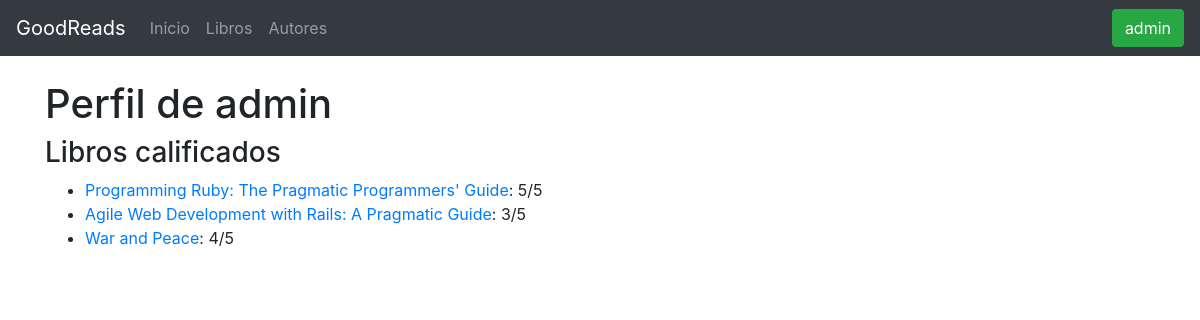
The app's page /profile (signed in) with its own data.
### core/models.py (models this page shows)
class User(AbstractUser):
    birthdate = models.DateField(null=True, blank=True)

class Rating(models.Model):
    libro = models.ForeignKey(Libro, on_delete=models.CASCADE, related_name="ratings")
    user = models.ForeignKey(User, on_delete=models.CASCADE, related_name="ratings")
    rating = models.PositiveSmallIntegerField()

class Libro(models.Model):
    titulo = models.CharField(max_length=200)
    isbn = models.CharField(max_length=10)

### core/views.py (the view)
# urls.py: path('profile', core_views.user_profile, name="profile"),
@login_required
def user_profile(request):
    return render(request, "profile.html", {"ratings": request.user.ratings})

### templates/profile.html
{% extends "base.html" %}
{% block content %}
    <h1>Perfil de {{ user.username }}</h1>
    <h3>Libros calificados</h3>
    <ul>
        {% for r in ratings.all %}
            <li><a href="{% url "book_detail" pk=r.libro.pk %}">{{ r.libro.titulo }}</a>: {{ r.rating }}/5</li>
        {% empty %}
            {{ user.username }} no ha calificado ningún libro
        {% endfor %}
    </ul>
{% endblock %}

### templates/base.html (shortened to what this page needs)
<!doctype html>
<html lang="en">
<head>
    <link rel="stylesheet" href="https://stackpath.bootstrapcdn.com/bootstrap/4.3.1/css/bootstrap.min.css"
>
</head>
<body>
<nav class="navbar navbar-expand-md navbar-dark bg-dark mb-4">
    <a class="navbar-brand" href="#">GoodReads</a>
    <div class="collapse navbar-collapse" id="navbarCollapse">
        <ul class="navbar-nav mr-auto">
            <li class="nav-item">
                <a class="nav-link" href="#">Inicio</a>
            </li>
            <li class="nav-item">
                <a class="nav-link" href="#">Libros</a>
            </li>
            <li class="nav-item">
                <a class="nav-link" href="#">Autores</a>
            </li>
        </ul>
        <div class="nav-item">
            {% if user.is_authenticated %}
                <a href="{% url "profile" %}" class="btn btn-success">{{ user.username }}</a>
            {% else %}
                <a href="#" class="btn btn-success">Iniciar sesión</a>
            {% endif %}
        </div>
    </div>
</nav>
<main role="main" class="container">
    {% block content %}{% endblock %}
</main>
</body>
</html>

### records on screen
User: username "admin"
Rating: libro.titulo "Programming Ruby: The Pragmatic Programmers' Guide", rating "5"
Rating: libro.titulo "Agile Web Development with Rails: A Pragmatic Guide", rating "3"
Rating: libro.titulo "War and Peace", rating "4"
